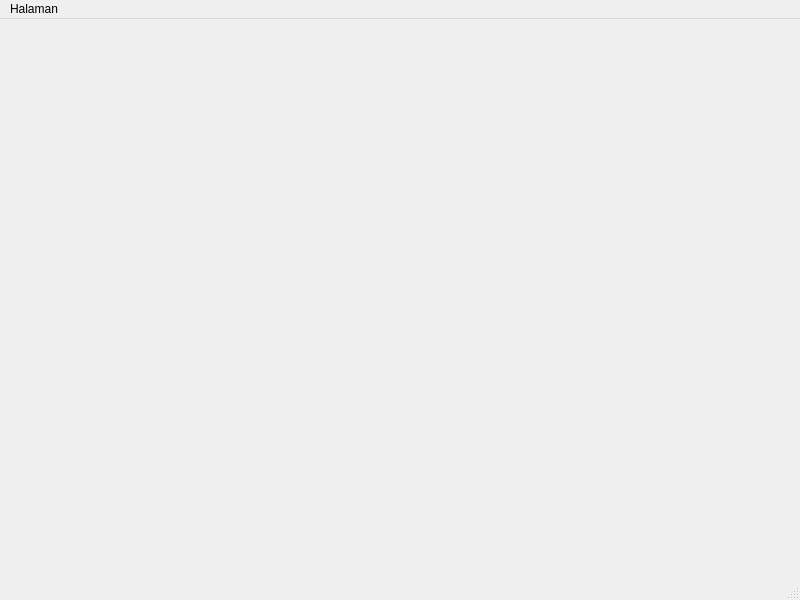
<?xml version="1.0" encoding="UTF-8"?>
<ui version="4.0">
 <class>Main</class>
 <widget class="QMainWindow" name="Main">
  <property name="geometry">
   <rect>
    <x>0</x>
    <y>0</y>
    <width>800</width>
    <height>600</height>
   </rect>
  </property>
  <property name="windowTitle">
   <string>Main</string>
  </property>
  <widget class="QWidget" name="centralwidget"/>
  <widget class="QMenuBar" name="menubar">
   <property name="geometry">
    <rect>
     <x>0</x>
     <y>0</y>
     <width>800</width>
     <height>25</height>
    </rect>
   </property>
   <widget class="QMenu" name="menuHalaman">
    <property name="title">
     <string>Halaman</string>
    </property>
    <addaction name="actionUsers"/>
    <addaction name="actionDzikirPlaylist"/>
    <addaction name="actionZikirCounter"/>
    <addaction name="actionShadaqahHistory"/>
    <addaction name="actionPaymentType"/>
   </widget>
   <addaction name="menuHalaman"/>
  </widget>
  <widget class="QStatusBar" name="statusbar"/>
  <action name="actionUsers">
   <property name="text">
    <string>Users</string>
   </property>
  </action>
  <action name="actionDzikirPlaylist">
   <property name="text">
    <string>DzikirPlaylist</string>
   </property>
  </action>
  <action name="actionZikirCounter">
   <property name="text">
    <string>ZikirCounter</string>
   </property>
  </action>
  <action name="actionShadaqahHistory">
   <property name="text">
    <string>ShadaqahHistory</string>
   </property>
  </action>
  <action name="actionPaymentType">
   <property name="text">
    <string>PaymentType</string>
   </property>
  </action>
 </widget>
 <resources/>
 <connections/>
</ui>
